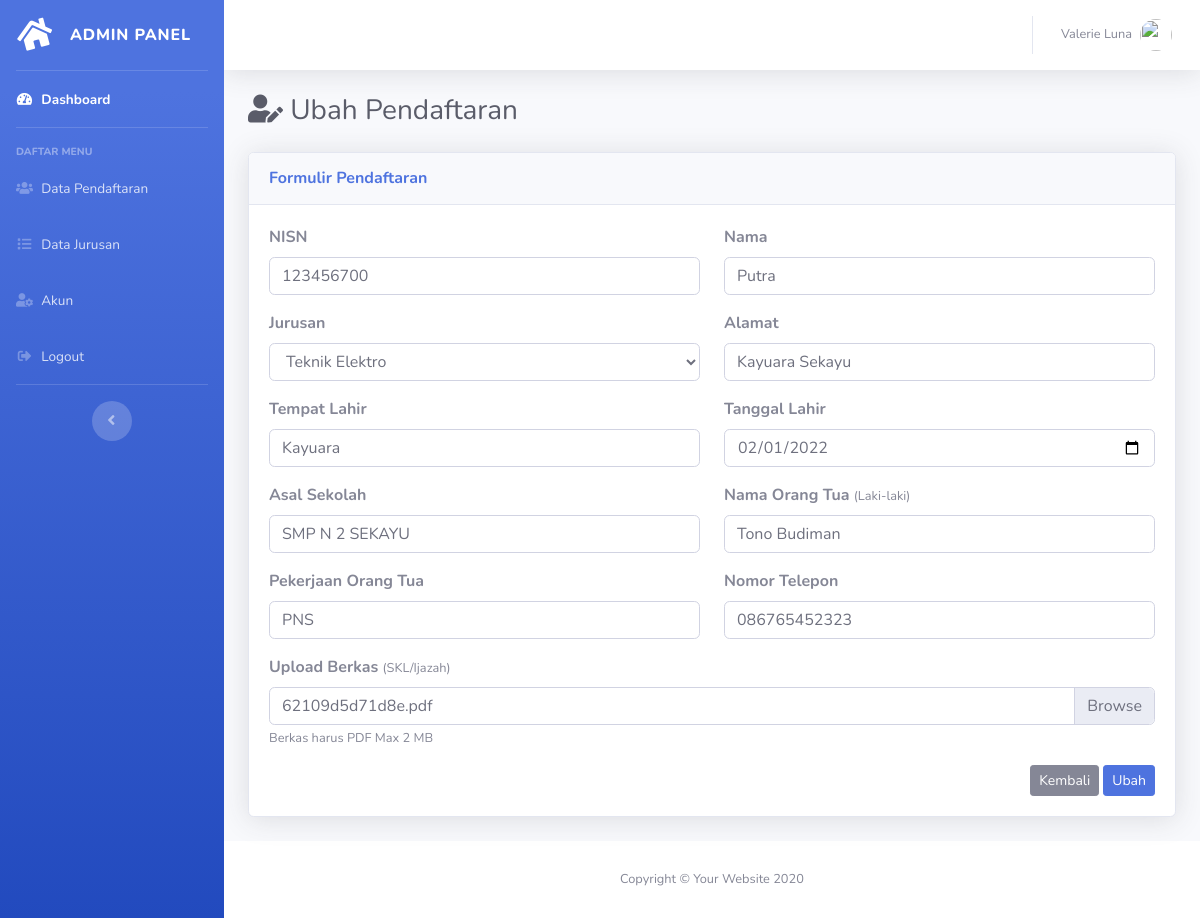
Page /admin/ubah-pendaftaran.php?id_pendaftaran=3 on the earlier database version.
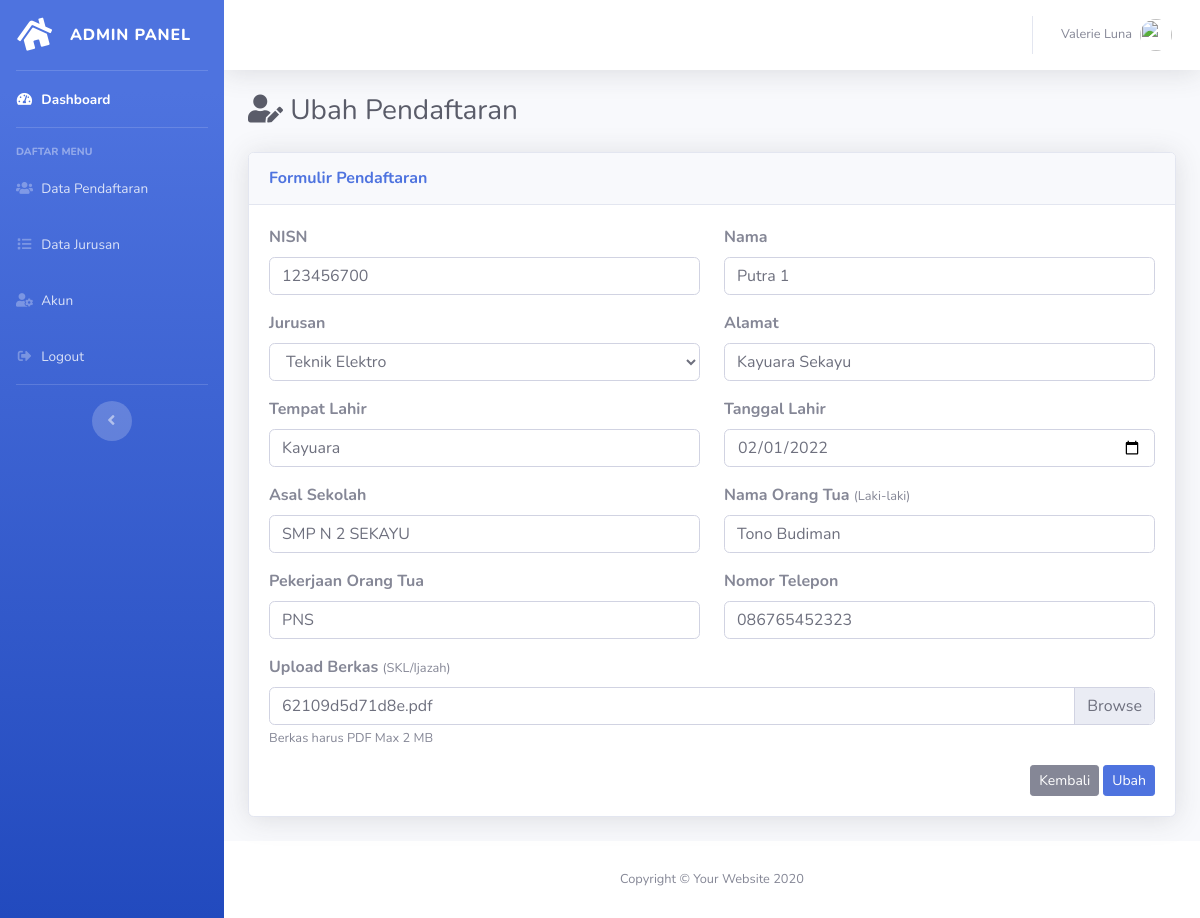
Same page on the later database version.
### tables this page shows
CREATE TABLE `tbl_pendaftaran` (
  `id_pendaftaran` int(11) NOT NULL,
  `jurusan_id` varchar(100) NOT NULL,
  `nisn` varchar(20) NOT NULL,
  `nama` varchar(100) NOT NULL,
  `alamat` text NOT NULL,
  `tempat` text NOT NULL,
  `tanggal_lahir` date NOT NULL,
  `asal_sekolah` varchar(100) NOT NULL,
  `nama_ortu` varchar(100) NOT NULL,
  `pekerjaan_ortu` varchar(150) NOT NULL,
  `no_telepon` varchar(20) NOT NULL,
  `file` varchar(150) NOT NULL,
  `tanggal_daftar` timestamp NOT NULL DEFAULT current_timestamp() ON UPDATE current_timestamp()
);

### admin/config/controller.php (called while the page is built, shortened)
<?php
function query($query)
{
    global $db;
    $result = mysqli_query($db, $query);
    $rows = [];
    while ($row = mysqli_fetch_assoc($result)) {
        $rows[] = $row;
    }
    return $rows;
}

### admin/ubah-pendaftaran.php (the view, shortened to what the changed rows need)
<?php
include 'layout/header.php';
$id_pendaftaran = (int)$_GET['id_pendaftaran'];
$data = query("SELECT * FROM tbl_pendaftaran WHERE id_pendaftaran = '$id_pendaftaran'")[0];
?>
<div class="container-fluid">
    <div class="d-sm-flex align-items-center justify-content-between mb-4">
        <h1 class="h3 mb-0 text-gray-800"><i class="fas fa-user-edit"></i> Ubah Pendaftaran</h1>
    </div>
    <div class="card shadow mb-4">
        <div class="card-body">
            <form action="" method="post" enctype="multipart/form-data">
                <div class="row">
                    <div class="form-group col-lg-6">
                        <label for="nisn"><b>NISN</b></label>
                        <input type="number" name="nisn" id="nisn" class="form-control" required minlength="10" maxlength="10" value="<?= $data['nisn']; ?>">
                    </div>
                    <div class="form-group col-lg-6">
                        <label for="nama"><b>Nama</b></label>
                        <input type="text" name="nama" id="nama" class="form-control" required minlength="3" value="<?= $data['nama']; ?>">
                    </div>
                </div>
                <div class="row">
                    <div class="form-group col-lg-6">
                        <label for="alamat"><b>Alamat</b></label>
                        <input type="text" name="alamat" id="alamat" class="form-control" required minlength="3" value="<?= $data['alamat']; ?>">
                    </div>
                </div>
                <div class="row">
                    <div class="form-group col-lg-6">
                        <label for="tempat"><b>Tempat Lahir</b></label>
                        <input type="text" name="tempat" id="tempat" class="form-control" required minlength="3" value="<?= $data['tempat']; ?>">
                    </div>
                    <div class="form-group col-lg-6">
                        <label for="tanggal_lahir"><b>Tanggal Lahir</b></label>
                        <input type="date" name="tanggal_lahir" id="tanggal_lahir" class="form-control" required value="<?= $data['tanggal_lahir']; ?>">
                    </div>
                </div>
                <div class="row">
                    <div class="form-group col-lg-6">
                        <label for="asal_sekolah"><b>Asal Sekolah</b></label>
                        <input type="text" name="asal_sekolah" id="asal_sekolah" class="form-control" required minlength="3" value="<?= $data['asal_sekolah']; ?>">
                    </div>
                    <div class="form-group col-lg-6">
                        <label for="nama_ortu"><b>Nama Orang Tua <small>(Laki-laki)</small></b></label>
                        <input type="text" name="nama_ortu" id="nama_ortu" class="form-control" required minlength="3" value="<?= $data['nama_ortu']; ?>">
                    </div>
                </div>
                <div class="row">
                    <div class="form-group col-lg-6">
                        <label for="pekerjaan_ortu"><b>Pekerjaan Orang Tua</b></label>
                        <input type="text" name="pekerjaan_ortu" id="pekerjaan_ortu" class="form-control" required minlength="3" value="<?= $data['pekerjaan_ortu']; ?>">
                    </div>
                    <div class="form-group col-lg-6">
                        <label for="no_telepon"><b>Nomor Telepon</b></label>
                        <input type="number" name="no_telepon" id="no_telepon" class="form-control" required minlength="10" value="<?= $data['no_telepon']; ?>">
                    </div>
                </div>
                <div class="form-group">
                    <label for="file"><b>Upload Berkas</b> <small>(SKL/Ijazah)</small></label><br>
                    <div class="custom-file">
                        <label class="custom-file-label" for="file"><?= $data['file']; ?></label>
                        <small>Berkas harus PDF Max 2 MB</small>
                    </div>
                </div>
            </form>
        </div>
    </div>
</div>
<?php include 'layout/footer.php'; ?>

Differences in the rows shown:
changed tbl_pendaftaran "62109d5d71d8e.pdf": nama "Putra" → "Putra 1"
